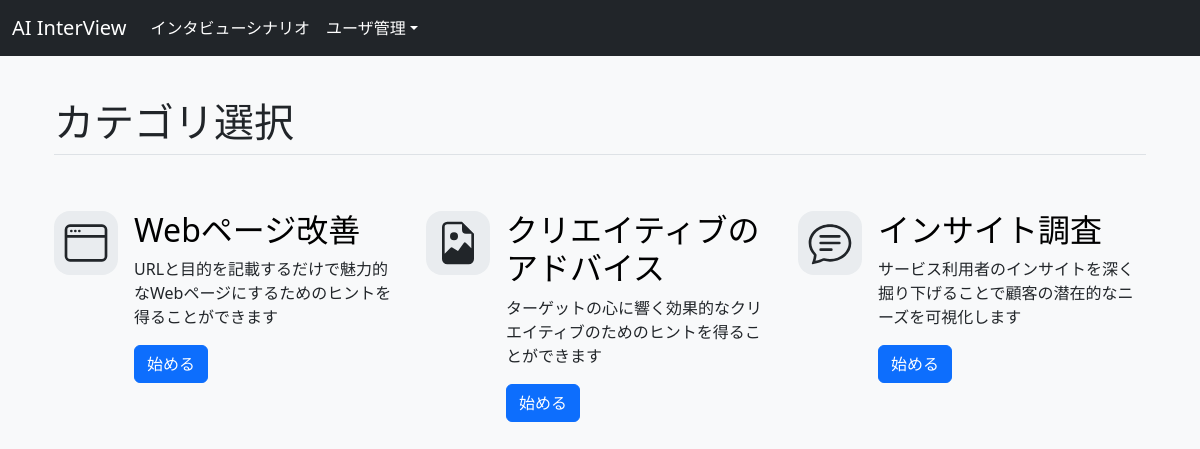
/interviewtool_category.php (signed in), run on the app's committed database.
### tables this page shows
CREATE TABLE `category_type_table` (
  `category_type_id` int(11) NOT NULL,
  `category_type` tinytext NOT NULL,
  `description` tinytext NOT NULL,
  `image_tag` text NOT NULL
);

### interviewtool_category.php (the view, shortened to what this page needs)
<?php
include("funcs.php");
$pdo = db_conn();
$sql_select_category = "SELECT * FROM category_type_table;";
$stmt = $pdo->prepare($sql_select_category);
$status = $stmt->execute();
$values =  $stmt->fetchAll(PDO::FETCH_ASSOC);
?>
<!DOCTYPE html>
<html lang="ja">
<head>
    <link href="https://cdn.jsdelivr.net/npm/bootstrap@5.3.0/dist/css/bootstrap.min.css" rel="stylesheet">
</head>
<body class="bg-light">
    <div class="container px-4 py-5" id="hanging-icons">
        <h1 class="pb-2 border-bottom">カテゴリ選択</h1>
        <div class="row g-4 py-5 row-cols-1 row-cols-lg-3">
            <?php foreach ($values as $v) { ?>
                <div class="col d-flex align-items-start grid gap-0 column-gap-3">
                    <div class="bg-body-secondary d-inline-flex align-items-center justify-content-center flex-shrink-0 rounded-4">
                        <svg xmlns="http://www.w3.org/2000/svg" width="64" height="64" fill="currentColor" class="bi bi-window" viewBox="-4 -4 24 24">
                            <?= htmlspecialchars_decode($v["image_tag"]) ?>
                        </svg>
                    </div>
                    <div>
                        <h2 class="fs-2 text-body-emphasis"><?= h($v["category_type"]) ?></h2>
                        <p><?= h($v["description"]) ?></p>
                        <a href="interviewtool_detail.php?category_type_id=<?= h($v["category_type_id"]) ?>" class="btn btn-primary">
                            始める
                        </a>
                    </div>
                </div>
            <?php } ?>
        </div>
    </div>
</body>
</html>

### interviewtool_category.php (style rules this page uses)
body { padding-top: 50px; }

### data on the page
category_type_table: category_type "Webページ改善", description "URLと目的を記載するだけで魅力的なWebページにするためのヒントを得ることができます"
category_type_table: category_type "クリエイティブのアドバイス", description "ターゲットの心に響く効果的なクリエイティブのためのヒントを得ることができます"
category_type_table: category_type "インサイト調査", description "サービス利用者のインサイトを深く掘り下げることで顧客の潜在的なニーズを可視化します"
